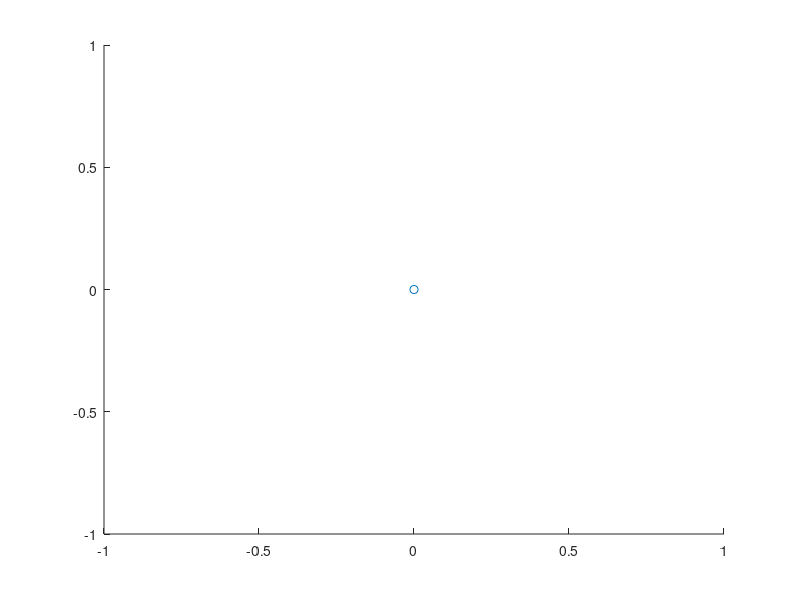

Source code (MATLAB):
%Collocate MISR and AERONET readings for day 2 of year 2007
%load('/work/misr_interpolated/2007/2/2.mat');
%load('/work/aeronet/2007/2.mat');

misrFolderPath = '/work/misr_interpolated/2007/';
aeronetFolderPath = '/work/aeronet/2007/';
folders = dir(misrFolderPath);
collocatedData = zeros(10000,2);
index = 1;

for counter=1:length(folders)
    folderName = folders(counter).name;
    try
        if folderName(1:1) ~= '.'
            %cd(folderName);
            try 
                load([folderName '/interpolatedData_' folderName '.mat']);
                load([aeronetFolderPath folderName '.mat']);
                [row1 column1, layer1] = size(data);
                [row2 column2] = size(aeronetdata);
                
                for i=1:row1
                    for k=1:column1
                        dataPointMISR = data(i,k,:);
                        for j=1:row2
                            dataPointAERONET = aeronetdata(j,:);
                            distance = calculateDistance(dataPointMISR(1,1,6),dataPointMISR(1,1,7),dataPointAERONET(1,17),dataPointAERONET(1,18));
                            disp(distance);
                            if distance <= 30
                                
                                hourMISR = dataPointMISR(1,1,4);
                                minuteMISR = dataPointMISR(1,1,5);
                                totalMinutesMISR = hourMISR*60 + minuteMISR;
                                hourAERONET = dataPointAERONET(1,4);
                                minuteAERONET = dataPointAERONET(1,5);
                                totalMinutesAERONET = hourAERONET*60 + minuteAERONET;
                                if abs(totalMinutesAERONET - totalMinutesMISR) <= 30
                                    collocatedData(index,1) = dataPointMISR(1,8);
                                    collocatedData(index,2) = dataPointAERONET(1,10);
                                    index = index+1;
                                end
                            end
                        end
                    end

                end
            catch err1
                
            end
        end
    catch err
    end
    
end
collocatedData = collocatedData(1:index,:);
scatter(collocatedData(:,1),collocatedData(:,2));

index = find(collocatedData(:,1) == -9999);
collocatedData(index,:) = [];